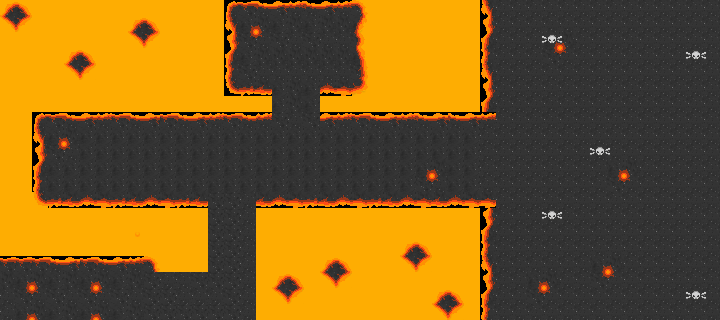

A 2D game scene composited from a Tiled map and its tileset images. What follows is a short description and the map's XML, with each tile layer's data collapsed to a summary:
An orthogonal 45x20 tile map with 16x16 px tiles, 4 tile layers (Capa de patrones 1, background_1, background_2, foreground_1), 3 tilesets and 5 objects (2x MushRoom, 2x Skeleton, Player).

<map version="1.9" tiledversion="1.9.2" orientation="orthogonal" renderorder="right-down" width="45" height="20" tilewidth="16" tileheight="16" infinite="0" nextlayerid="6" nextobjectid="10">
 <properties>
  <property name="music" value="audio/music/theme3.wav" />
 </properties>
 <tileset firstgid="1" source="tileset.tsx" />
 <tileset firstgid="1961" source="entitiess.tsx" />
 <tileset firstgid="2141" source="entities.tsx" />
 <layer id="1" name="Capa de patrones 1" width="45" height="20">
  <data>[900 cells, 313 non-empty, 2 distinct tile ids]</data>
 </layer>
 <layer id="2" name="background_1" width="45" height="20">
  <data>[900 cells, 652 non-empty, 38 distinct tile ids]</data>
 </layer>
 <layer id="5" name="background_2" width="45" height="20">
  <data>[900 cells, 15 non-empty, 3 distinct tile ids]</data>
 </layer>
 <objectgroup id="4" name="Entities">
  <object id="1" name="Player" gid="1961" x="48.8691" y="172.669" width="56" height="56" />
  <object id="2" name="MushRoom" gid="1964" x="219.953" y="107.389" width="150" height="150" />
  <object id="3" name="MushRoom" gid="1964" x="3.59649" y="356.565" width="150" height="150" />
  <object id="4" name="Skeleton" gid="1965" x="520.52" y="149.71" width="150" height="150" />
  <object id="5" name="Skeleton" gid="1965" x="520.951" y="312.517" width="150" height="150" />
 </objectgroup>
 <layer id="3" name="foreground_1" width="45" height="20">
  <data>[900 cells, 0 non-empty, 0 distinct tile ids]</data>
 </layer>
</map>
